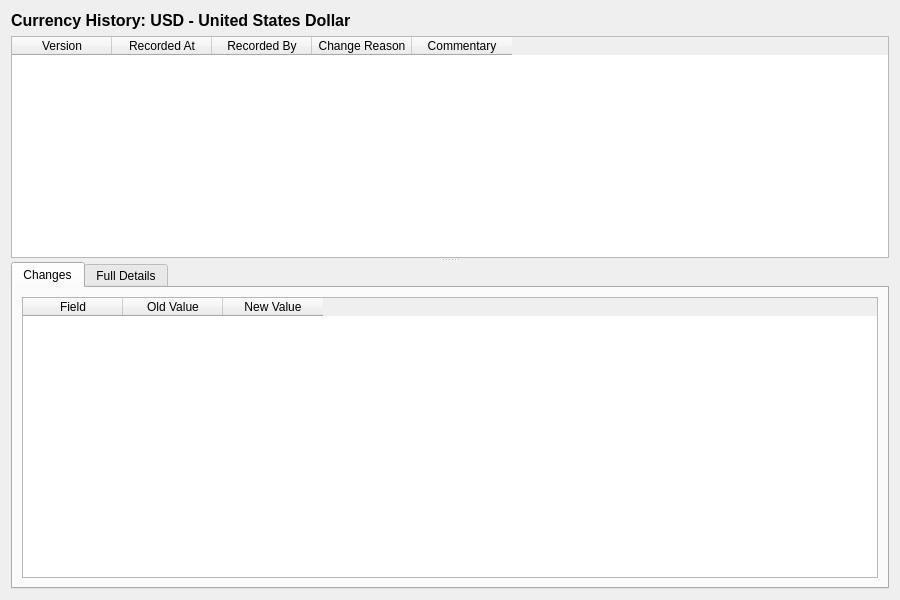
<?xml version="1.0" encoding="UTF-8"?>
<ui version="4.0">
 <class>CurrencyHistoryDialog</class>
 <widget class="QWidget" name="CurrencyHistoryDialog">
  <property name="geometry">
   <rect>
    <x>0</x>
    <y>0</y>
    <width>900</width>
    <height>600</height>
   </rect>
  </property>
  <property name="windowTitle">
   <string>Currency History</string>
  </property>
  <layout class="QVBoxLayout" name="verticalLayout">
   <item>
    <widget class="QLabel" name="titleLabel">
     <property name="font">
      <font>
       <pointsize>12</pointsize>
       <bold>true</bold>
      </font>
     </property>
     <property name="text">
      <string>Currency History: USD - United States Dollar</string>
     </property>
    </widget>
   </item>
   <item>
    <widget class="QSplitter" name="splitter">
     <property name="orientation">
      <enum>Qt::Vertical</enum>
     </property>
     <widget class="QTableWidget" name="versionListWidget">
      <property name="minimumHeight">
       <number>150</number>
      </property>
      <property name="maximumHeight">
       <number>250</number>
      </property>
      <property name="alternatingRowColors">
       <bool>true</bool>
      </property>
      <property name="editTriggers">
       <set>QAbstractItemView::NoEditTriggers</set>
      </property>
      <property name="selectionMode">
       <enum>QAbstractItemView::SingleSelection</enum>
      </property>
      <property name="selectionBehavior">
       <enum>QAbstractItemView::SelectRows</enum>
      </property>
      <column>
       <property name="text">
        <string>Version</string>
       </property>
      </column>
      <column>
       <property name="text">
        <string>Recorded At</string>
       </property>
      </column>
      <column>
       <property name="text">
        <string>Recorded By</string>
       </property>
      </column>
      <column>
       <property name="text">
        <string>Change Reason</string>
       </property>
      </column>
      <column>
       <property name="text">
        <string>Commentary</string>
       </property>
      </column>
     </widget>
     <widget class="QWidget" name="detailWidget">
      <layout class="QVBoxLayout" name="detailLayout">
       <property name="leftMargin">
        <number>0</number>
       </property>
       <property name="topMargin">
        <number>0</number>
       </property>
       <property name="rightMargin">
        <number>0</number>
       </property>
       <property name="bottomMargin">
        <number>0</number>
       </property>
       <item>
        <widget class="QTabWidget" name="tabWidget">
         <property name="currentIndex">
          <number>0</number>
         </property>
         <widget class="QWidget" name="changesTab">
          <attribute name="title">
           <string>Changes</string>
          </attribute>
          <layout class="QVBoxLayout" name="changesTabLayout">
           <item>
            <widget class="QTableWidget" name="changesTableWidget">
             <property name="editTriggers">
              <set>QAbstractItemView::NoEditTriggers</set>
             </property>
             <property name="alternatingRowColors">
              <bool>true</bool>
             </property>
             <property name="selectionMode">
              <enum>QAbstractItemView::SingleSelection</enum>
             </property>
             <property name="selectionBehavior">
              <enum>QAbstractItemView::SelectRows</enum>
             </property>
             <column>
              <property name="text">
               <string>Field</string>
              </property>
             </column>
             <column>
              <property name="text">
               <string>Old Value</string>
              </property>
             </column>
             <column>
              <property name="text">
               <string>New Value</string>
              </property>
             </column>
            </widget>
           </item>
          </layout>
         </widget>
         <widget class="QWidget" name="fullDetailsTab">
          <attribute name="title">
           <string>Full Details</string>
          </attribute>
          <layout class="QVBoxLayout" name="fullDetailsTabLayout">
           <item>
            <widget class="QScrollArea" name="scrollArea">
             <property name="widgetResizable">
              <bool>true</bool>
             </property>
             <widget class="QWidget" name="scrollAreaWidgetContents">
              <property name="geometry">
               <rect>
                <x>0</x>
                <y>0</y>
                <width>560</width>
                <height>450</height>
               </rect>
              </property>
              <layout class="QFormLayout" name="formLayout">
               <item row="0" column="0">
                <widget class="QLabel" name="isoCodeLabel">
                 <property name="text">
                  <string>ISO Code:</string>
                 </property>
                </widget>
               </item>
               <item row="0" column="1">
                <widget class="QLabel" name="isoCodeValue">
                 <property name="text">
                  <string/>
                 </property>
                </widget>
               </item>
               <item row="1" column="0">
                <widget class="QLabel" name="nameLabel">
                 <property name="text">
                  <string>Name:</string>
                 </property>
                </widget>
               </item>
               <item row="1" column="1">
                <widget class="QLabel" name="nameValue">
                 <property name="text">
                  <string/>
                 </property>
                </widget>
               </item>
               <item row="2" column="0">
                <widget class="QLabel" name="numericCodeLabel">
                 <property name="text">
                  <string>Numeric Code:</string>
                 </property>
                </widget>
               </item>
               <item row="2" column="1">
                <widget class="QLabel" name="numericCodeValue">
                 <property name="text">
                  <string/>
                 </property>
                </widget>
               </item>
               <item row="3" column="0">
                <widget class="QLabel" name="symbolLabel">
                 <property name="text">
                  <string>Symbol:</string>
                 </property>
                </widget>
               </item>
               <item row="3" column="1">
                <widget class="QLabel" name="symbolValue">
                 <property name="text">
                  <string/>
                 </property>
                </widget>
               </item>
               <item row="4" column="0">
                <widget class="QLabel" name="fractionSymbolLabel">
                 <property name="text">
                  <string>Fraction Symbol:</string>
                 </property>
                </widget>
               </item>
               <item row="4" column="1">
                <widget class="QLabel" name="fractionSymbolValue">
                 <property name="text">
                  <string/>
                 </property>
                </widget>
               </item>
               <item row="5" column="0">
                <widget class="QLabel" name="fractionsPerUnitLabel">
                 <property name="text">
                  <string>Fractions Per Unit:</string>
                 </property>
                </widget>
               </item>
               <item row="5" column="1">
                <widget class="QLabel" name="fractionsPerUnitValue">
                 <property name="text">
                  <string/>
                 </property>
                </widget>
               </item>
               <item row="6" column="0">
                <widget class="QLabel" name="versionNumberLabel">
                 <property name="text">
                  <string>Version:</string>
                 </property>
                </widget>
               </item>
               <item row="6" column="1">
                <widget class="QLabel" name="versionNumberValue">
                 <property name="text">
                  <string/>
                 </property>
                </widget>
               </item>
               <item row="7" column="0">
                <widget class="QLabel" name="recordedByLabel">
                 <property name="text">
                  <string>Recorded By:</string>
                 </property>
                </widget>
               </item>
               <item row="7" column="1">
                <widget class="QLabel" name="recordedByValue">
                 <property name="text">
                  <string/>
                 </property>
                </widget>
               </item>
               <item row="8" column="0">
                <widget class="QLabel" name="recordedAtLabel">
                 <property name="text">
                  <string>Recorded At:</string>
                 </property>
                </widget>
               </item>
               <item row="8" column="1">
                <widget class="QLabel" name="recordedAtValue">
                 <property name="text">
                  <string/>
                 </property>
                </widget>
               </item>
               <item row="9" column="0">
                <widget class="QLabel" name="changeReasonLabel">
                 <property name="text">
                  <string>Change Reason:</string>
                 </property>
                </widget>
               </item>
               <item row="9" column="1">
                <widget class="QLabel" name="changeReasonValue">
                 <property name="text">
                  <string/>
                 </property>
                </widget>
               </item>
               <item row="10" column="0">
                <widget class="QLabel" name="changeCommentaryLabel">
                 <property name="text">
                  <string>Commentary:</string>
                 </property>
                </widget>
               </item>
               <item row="10" column="1">
                <widget class="QLabel" name="changeCommentaryValue">
                 <property name="text">
                  <string/>
                 </property>
                 <property name="wordWrap">
                  <bool>true</bool>
                 </property>
                </widget>
               </item>
              </layout>
             </widget>
            </widget>
           </item>
          </layout>
         </widget>
        </widget>
       </item>
      </layout>
     </widget>
    </widget>
   </item>
  </layout>
 </widget>
 <resources/>
 <connections/>
</ui>
